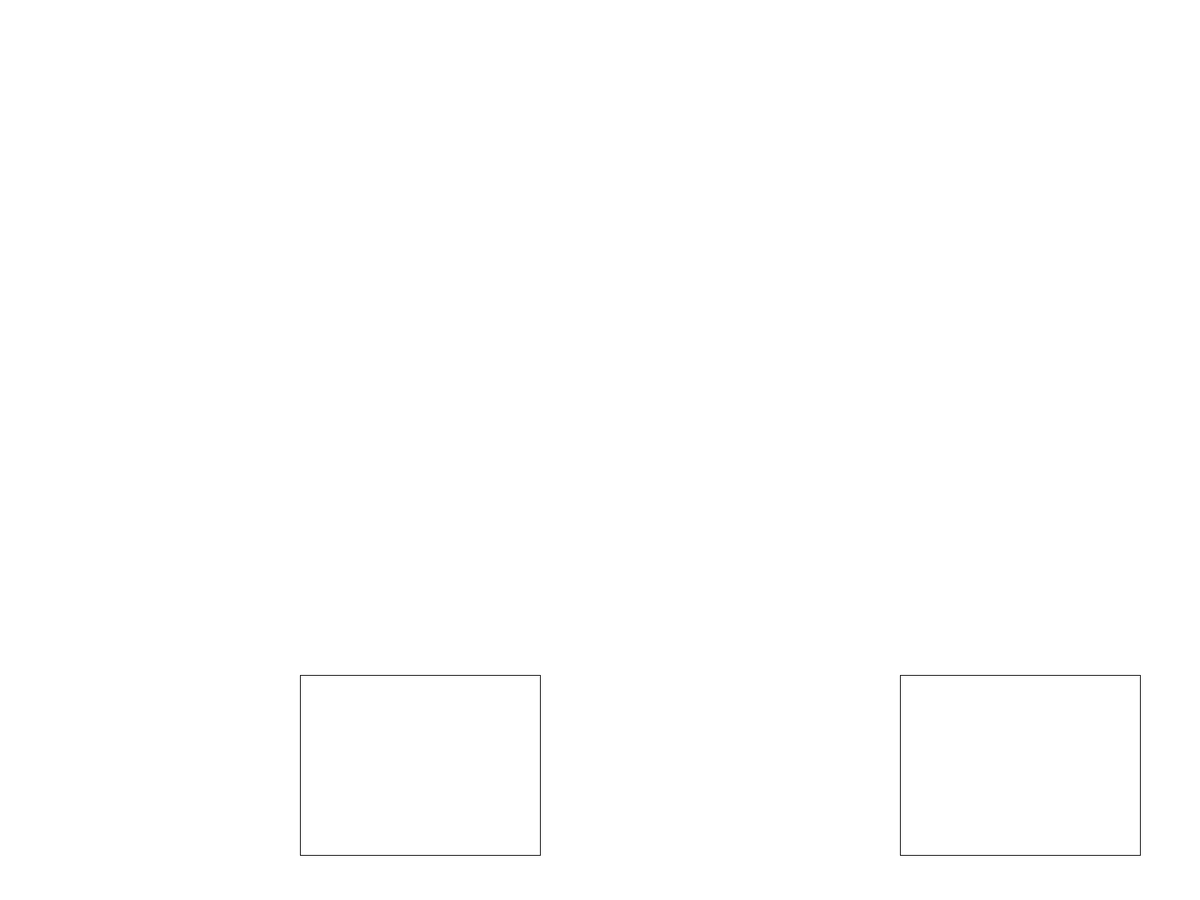
Frame 1 (no input)
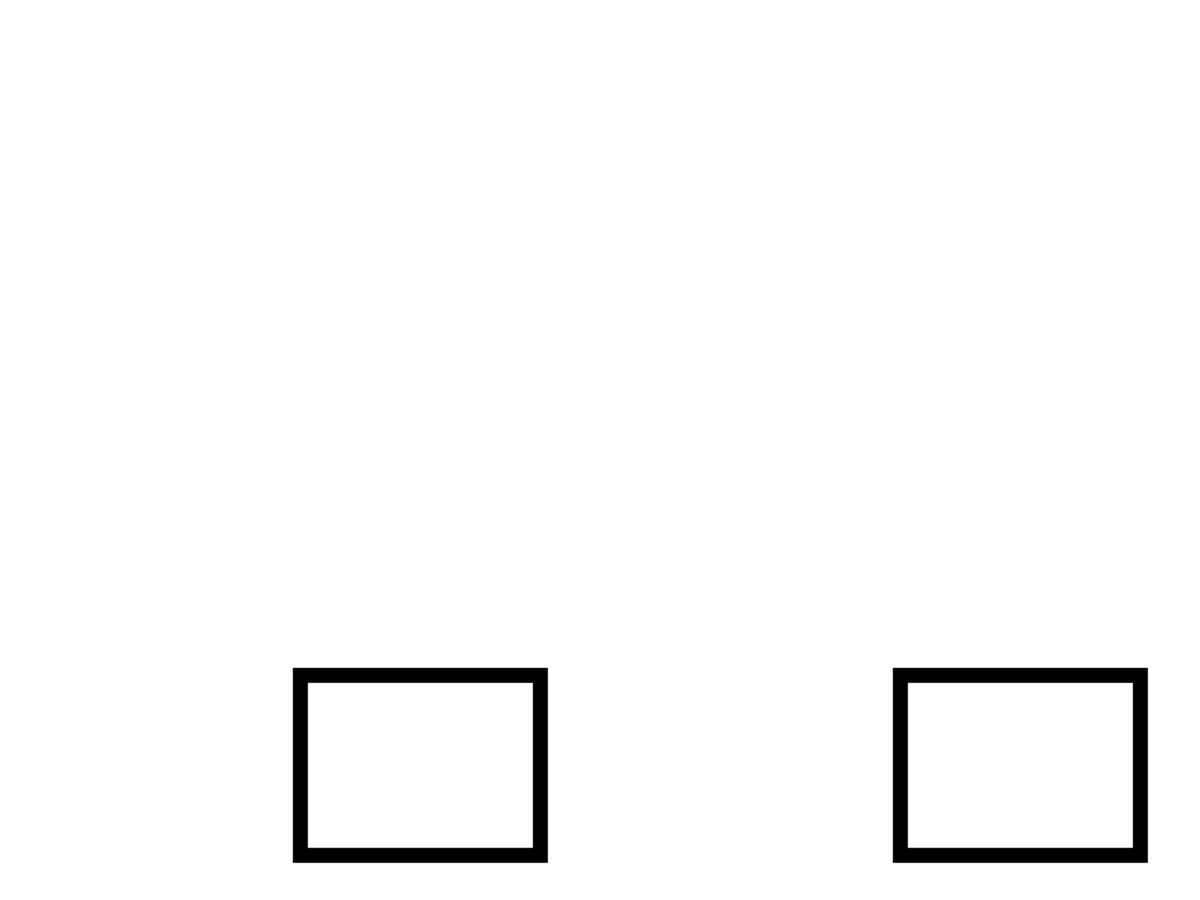
Frame 60 (the mouse pressed at the canvas centre just before this capture)
Frame 120 (the mouse held since frame 60 and released just before this capture): identical to frame 60, image omitted

The Processing sketch that drew these frames (run headless with seeded random() and noise(); from frame 60 on, the mouse is pressed at the canvas centre):

// Processing sketch: DoThisNotThatV1
// ── DoThisNotThatV1.pde
float buttonX1, buttonY1, buttonWidth1, buttonHeight1;
float buttonX2, buttonY2, buttonWidth2, buttonHeight2;
int noseX1, noseY1, noseX2, noseY2, noseX3, noseY3;
float rect2DisplayX, rect2DisplayY, rect2DisplayWidth, rect2DisplayHeight, mouthX1, mouthY1, mouthX2, mouthY2;
Boolean rectOn = false, rectOn2=false;
color white=#FFFFFF;

void setup() {
  fullScreen();
  population();
}

void draw() {
  background(white);
  rect(buttonX1, buttonY1, buttonWidth1, buttonHeight1);
  rect(buttonX2, buttonY2, buttonWidth2, buttonHeight2);
  strokeWeight(20);
  if (rectOn == true && rectOn2 == false) triangle(noseX1, noseY1, noseX2, noseY2, noseX3, noseY3);
  if (rectOn == false && rectOn2 == true) line(mouthX1, mouthY1, mouthX2, mouthY2);
}

void mousePressed() {
  rectOn = false;
  rectOn2 = false;
  println ("Before", rectOn, rectOn2);
  if (mouseX>buttonX1 && mouseX<buttonX1+buttonWidth1 && mouseY>buttonY1 && mouseY<buttonY1+buttonHeight1 ) rectOn = true;
  if (mouseX>buttonX2 && mouseX<buttonX2+buttonWidth2 && mouseY>buttonY2 && mouseY<buttonY2+buttonHeight2 ) rectOn2 = true;
  println ("After", rectOn, rectOn2);
}

// ── Population.pde
void population() {
  buttonX1 = width*1/4;
  buttonY1 = height*3/4;
  buttonWidth1 = width*1/5;
  buttonHeight1 = height*1/5;
  buttonX2 = width*3/4;
  ;
  buttonY2 = height*3/4;
  ;
  buttonWidth2 = buttonWidth1;
  buttonHeight2 = buttonHeight1;
  noseX1 = width/2;
  noseY1 = height*2/3;
  noseX2 = width*7/16;
  noseY2 = height*2/5;
  noseX3 = width*9/16;
  noseY3 = noseY2;
  mouthX1 = height*1/4;
  mouthY1 = height*1/4;
  mouthX2 = height*1/4;
  mouthY2 = mouthY1;
}
